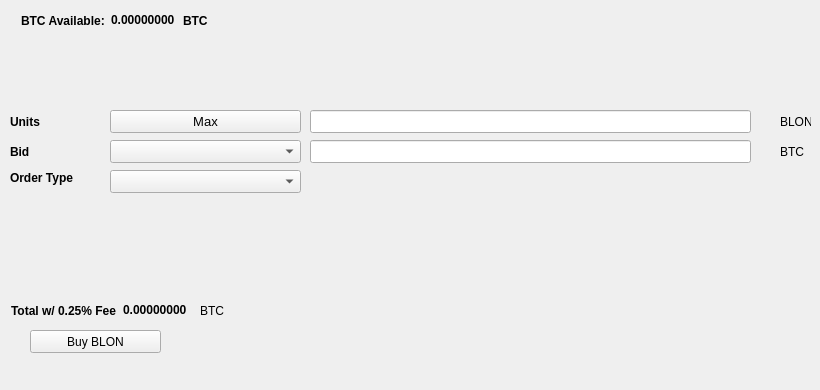
   <widget class="QWidget" name="BuyTab">
    <attribute name="title">
     <string>Buy</string>
    </attribute>
    <widget class="QPushButton" name="BuyBLON">
     <property name="geometry">
      <rect>
       <x>30</x>
       <y>330</y>
       <width>131</width>
       <height>23</height>
      </rect>
     </property>
     <property name="text">
      <string>Buy BLON</string>
     </property>
     <property name="icon">
      <iconset resource="../bitloanscoin.qrc">
       <normaloff>:/icons/bitcoin</normaloff>:/icons/bitcoin</iconset>
     </property>
    </widget>
    <widget class="QLabel" name="label_3">
     <property name="geometry">
      <rect>
       <x>10</x>
       <y>110</y>
       <width>46</width>
       <height>23</height>
      </rect>
     </property>
     <property name="font">
      <font>
       <weight>75</weight>
       <bold>true</bold>
      </font>
     </property>
     <property name="text">
      <string>Units</string>
     </property>
    </widget>
    <widget class="QLineEdit" name="UnitsInput">
     <property name="geometry">
      <rect>
       <x>310</x>
       <y>110</y>
       <width>441</width>
       <height>23</height>
      </rect>
     </property>
     <property name="font">
      <font>
       <pointsize>9</pointsize>
       <weight>75</weight>
       <bold>true</bold>
      </font>
     </property>
    </widget>
    <widget class="QLineEdit" name="BuyBidPriceEdit">
     <property name="geometry">
      <rect>
       <x>310</x>
       <y>140</y>
       <width>441</width>
       <height>23</height>
      </rect>
     </property>
     <property name="font">
      <font>
       <pointsize>9</pointsize>
       <weight>75</weight>
       <bold>true</bold>
      </font>
     </property>
    </widget>
    <widget class="QLabel" name="label_4">
     <property name="geometry">
      <rect>
       <x>780</x>
       <y>110</y>
       <width>31</width>
       <height>23</height>
      </rect>
     </property>
     <property name="text">
      <string>BLON</string>
     </property>
    </widget>
    <widget class="QLabel" name="label_5">
     <property name="geometry">
      <rect>
       <x>780</x>
       <y>140</y>
       <width>31</width>
       <height>23</height>
      </rect>
     </property>
     <property name="text">
      <string>BTC</string>
     </property>
    </widget>
    <widget class="QLabel" name="label_6">
     <property name="geometry">
      <rect>
       <x>10</x>
       <y>140</y>
       <width>46</width>
       <height>23</height>
      </rect>
     </property>
     <property name="font">
      <font>
       <weight>75</weight>
       <bold>true</bold>
      </font>
     </property>
     <property name="text">
      <string>Bid</string>
     </property>
    </widget>
    <widget class="QLabel" name="label_7">
     <property name="geometry">
      <rect>
       <x>10</x>
       <y>170</y>
       <width>91</width>
       <height>16</height>
      </rect>
     </property>
     <property name="font">
      <font>
       <weight>75</weight>
       <bold>true</bold>
      </font>
     </property>
     <property name="text">
      <string>Order Type</string>
     </property>
    </widget>
    <widget class="QPushButton" name="Buy_Max_Amount">
     <property name="geometry">
      <rect>
       <x>110</x>
       <y>110</y>
       <width>191</width>
       <height>23</height>
      </rect>
     </property>
     <property name="font">
      <font>
       <pointsize>10</pointsize>
      </font>
     </property>
     <property name="text">
      <string>Max</string>
     </property>
    </widget>
    <widget class="QComboBox" name="BuyBidcomboBox">
     <property name="geometry">
      <rect>
       <x>110</x>
       <y>140</y>
       <width>191</width>
       <height>23</height>
      </rect>
     </property>
     <property name="font">
      <font>
       <pointsize>10</pointsize>
      </font>
     </property>
    </widget>
    <widget class="QComboBox" name="buyOrdertypeCombo">
     <property name="geometry">
      <rect>
       <x>110</x>
       <y>170</y>
       <width>191</width>
       <height>23</height>
      </rect>
     </property>
     <property name="font">
      <font>
       <pointsize>10</pointsize>
      </font>
     </property>
    </widget>
    <widget class="QWidget" name="layoutWidget1">
     <property name="geometry">
      <rect>
       <x>21</x>
       <y>11</y>
       <width>227</width>
       <height>19</height>
      </rect>
     </property>
     <layout class="QHBoxLayout" name="horizontalLayout_3">
      <item>
       <widget class="QLabel" name="label232">
        <property name="font">
         <font>
          <weight>75</weight>
          <bold>true</bold>
         </font>
        </property>
        <property name="text">
         <string>BTC Available:</string>
        </property>
       </widget>
      </item>
      <item>
       <widget class="QLabel" name="BtcAvailableLbl">
        <property name="palette">
         <palette>
          <active>
           <colorrole role="WindowText">
            <brush brushstyle="SolidPattern">
             <color alpha="255">
              <red>0</red>
              <green>0</green>
              <blue>0</blue>
             </color>
            </brush>
           </colorrole>
           <colorrole role="Button">
            <brush brushstyle="SolidPattern">
             <color alpha="255">
              <red>0</red>
              <green>170</green>
              <blue>0</blue>
             </color>
            </brush>
           </colorrole>
           <colorrole role="Light">
            <brush brushstyle="SolidPattern">
             <color alpha="255">
              <red>0</red>
              <green>255</green>
              <blue>0</blue>
             </color>
            </brush>
           </colorrole>
           <colorrole role="Midlight">
            <brush brushstyle="SolidPattern">
             <color alpha="255">
              <red>0</red>
              <green>212</green>
              <blue>0</blue>
             </color>
            </brush>
           </colorrole>
           <colorrole role="Dark">
            <brush brushstyle="SolidPattern">
             <color alpha="255">
              <red>0</red>
              <green>85</green>
              <blue>0</blue>
             </color>
            </brush>
           </colorrole>
           <colorrole role="Mid">
            <brush brushstyle="SolidPattern">
             <color alpha="255">
              <red>0</red>
              <green>113</green>
              <blue>0</blue>
             </color>
            </brush>
           </colorrole>
           <colorrole role="Text">
            <brush brushstyle="SolidPattern">
             <color alpha="255">
              <red>0</red>
              <green>170</green>
              <blue>0</blue>
             </color>
            </brush>
           </colorrole>
           <colorrole role="BrightText">
            <brush brushstyle="SolidPattern">
             <color alpha="255">
              <red>255</red>
              <green>255</green>
              <blue>255</blue>
             </color>
            </brush>
           </colorrole>
           <colorrole role="ButtonText">
            <brush brushstyle="SolidPattern">
             <color alpha="255">
              <red>0</red>
              <green>0</green>
              <blue>0</blue>
             </color>
            </brush>
           </colorrole>
           <colorrole role="Base">
            <brush brushstyle="SolidPattern">
             <color alpha="255">
              <red>255</red>
              <green>255</green>
              <blue>255</blue>
             </color>
            </brush>
           </colorrole>
           <colorrole role="Window">
            <brush brushstyle="SolidPattern">
             <color alpha="255">
              <red>0</red>
              <green>170</green>
              <blue>0</blue>
             </color>
            </brush>
           </colorrole>
           <colorrole role="Shadow">
            <brush brushstyle="SolidPattern">
             <color alpha="255">
              <red>0</red>
              <green>0</green>
              <blue>0</blue>
             </color>
            </brush>
           </colorrole>
           <colorrole role="AlternateBase">
            <brush brushstyle="SolidPattern">
             <color alpha="255">
              <red>127</red>
              <green>212</green>
              <blue>127</blue>
             </color>
            </brush>
           </colorrole>
           <colorrole role="ToolTipBase">
            <brush brushstyle="SolidPattern">
             <color alpha="255">
              <red>255</red>
              <green>255</green>
              <blue>220</blue>
             </color>
            </brush>
           </colorrole>
           <colorrole role="ToolTipText">
            <brush brushstyle="SolidPattern">
             <color alpha="255">
              <red>0</red>
              <green>0</green>
              <blue>0</blue>
             </color>
            </brush>
           </colorrole>
          </active>
          <inactive>
           <colorrole role="WindowText">
            <brush brushstyle="SolidPattern">
             <color alpha="255">
              <red>0</red>
              <green>0</green>
              <blue>0</blue>
             </color>
            </brush>
           </colorrole>
           <colorrole role="Button">
            <brush brushstyle="SolidPattern">
             <color alpha="255">
              <red>0</red>
              <green>170</green>
              <blue>0</blue>
             </color>
            </brush>
           </colorrole>
           <colorrole role="Light">
            <brush brushstyle="SolidPattern">
             <color alpha="255">
              <red>0</red>
              <green>255</green>
              <blue>0</blue>
             </color>
            </brush>
           </colorrole>
           <colorrole role="Midlight">
            <brush brushstyle="SolidPattern">
             <color alpha="255">
              <red>0</red>
              <green>212</green>
              <blue>0</blue>
             </color>
            </brush>
           </colorrole>
           <colorrole role="Dark">
            <brush brushstyle="SolidPattern">
             <color alpha="255">
              <red>0</red>
              <green>85</green>
              <blue>0</blue>
             </color>
            </brush>
           </colorrole>
           <colorrole role="Mid">
            <brush brushstyle="SolidPattern">
             <color alpha="255">
              <red>0</red>
              <green>113</green>
              <blue>0</blue>
             </color>
            </brush>
           </colorrole>
           <colorrole role="Text">
            <brush brushstyle="SolidPattern">
             <color alpha="255">
              <red>0</red>
              <green>170</green>
              <blue>0</blue>
             </color>
            </brush>
           </colorrole>
           <colorrole role="BrightText">
            <brush brushstyle="SolidPattern">
             <color alpha="255">
              <red>255</red>
              <green>255</green>
              <blue>255</blue>
             </color>
            </brush>
           </colorrole>
           <colorrole role="ButtonText">
            <brush brushstyle="SolidPattern">
             <color alpha="255">
              <red>0</red>
              <green>0</green>
              <blue>0</blue>
             </color>
            </brush>
           </colorrole>
           <colorrole role="Base">
            <brush brushstyle="SolidPattern">
             <color alpha="255">
              <red>255</red>
              <green>255</green>
              <blue>255</blue>
             </color>
            </brush>
           </colorrole>
           <colorrole role="Window">
            <brush brushstyle="SolidPattern">
             <color alpha="255">
              <red>0</red>
              <green>170</green>
              <blue>0</blue>
             </color>
            </brush>
           </colorrole>
           <colorrole role="Shadow">
            <brush brushstyle="SolidPattern">
             <color alpha="255">
              <red>0</red>
              <green>0</green>
              <blue>0</blue>
             </color>
            </brush>
           </colorrole>
           <colorrole role="AlternateBase">
            <brush brushstyle="SolidPattern">
             <color alpha="255">
              <red>127</red>
              <green>212</green>
              <blue>127</blue>
             </color>
            </brush>
           </colorrole>
           <colorrole role="ToolTipBase">
            <brush brushstyle="SolidPattern">
             <color alpha="255">
              <red>255</red>
              <green>255</green>
              <blue>220</blue>
             </color>
            </brush>
           </colorrole>
           <colorrole role="ToolTipText">
            <brush brushstyle="SolidPattern">
             <color alpha="255">
              <red>0</red>
              <green>0</green>
              <blue>0</blue>
             </color>
            </brush>
           </colorrole>
          </inactive>
          <disabled>
           <colorrole role="WindowText">
            <brush brushstyle="SolidPattern">
             <color alpha="255">
              <red>0</red>
              <green>85</green>
              <blue>0</blue>
             </color>
            </brush>
           </colorrole>
           <colorrole role="Button">
            <brush brushstyle="SolidPattern">
             <color alpha="255">
              <red>0</red>
              <green>170</green>
              <blue>0</blue>
             </color>
            </brush>
           </colorrole>
           <colorrole role="Light">
            <brush brushstyle="SolidPattern">
             <color alpha="255">
              <red>0</red>
              <green>255</green>
              <blue>0</blue>
             </color>
            </brush>
           </colorrole>
           <colorrole role="Midlight">
            <brush brushstyle="SolidPattern">
             <color alpha="255">
              <red>0</red>
              <green>212</green>
              <blue>0</blue>
             </color>
            </brush>
           </colorrole>
           <colorrole role="Dark">
            <brush brushstyle="SolidPattern">
             <color alpha="255">
              <red>0</red>
              <green>85</green>
              <blue>0</blue>
             </color>
            </brush>
           </colorrole>
           <colorrole role="Mid">
            <brush brushstyle="SolidPattern">
             <color alpha="255">
              <red>0</red>
              <green>113</green>
              <blue>0</blue>
             </color>
            </brush>
           </colorrole>
           <colorrole role="Text">
            <brush brushstyle="SolidPattern">
             <color alpha="255">
              <red>0</red>
              <green>85</green>
              <blue>0</blue>
             </color>
            </brush>
           </colorrole>
           <colorrole role="BrightText">
            <brush brushstyle="SolidPattern">
             <color alpha="255">
              <red>255</red>
              <green>255</green>
              <blue>255</blue>
             </color>
            </brush>
           </colorrole>
           <colorrole role="ButtonText">
            <brush brushstyle="SolidPattern">
             <color alpha="255">
              <red>0</red>
              <green>85</green>
              <blue>0</blue>
             </color>
            </brush>
           </colorrole>
           <colorrole role="Base">
            <brush brushstyle="SolidPattern">
             <color alpha="255">
              <red>0</red>
              <green>170</green>
              <blue>0</blue>
             </color>
            </brush>
           </colorrole>
           <colorrole role="Window">
            <brush brushstyle="SolidPattern">
             <color alpha="255">
              <red>0</red>
              <green>170</green>
              <blue>0</blue>
             </color>
            </brush>
           </colorrole>
           <colorrole role="Shadow">
            <brush brushstyle="SolidPattern">
             <color alpha="255">
              <red>0</red>
              <green>0</green>
              <blue>0</blue>
             </color>
            </brush>
           </colorrole>
           <colorrole role="AlternateBase">
            <brush brushstyle="SolidPattern">
             <color alpha="255">
              <red>0</red>
              <green>170</green>
              <blue>0</blue>
             </color>
            </brush>
           </colorrole>
           <colorrole role="ToolTipBase">
            <brush brushstyle="SolidPattern">
             <color alpha="255">
              <red>255</red>
              <green>255</green>
              <blue>220</blue>
             </color>
            </brush>
           </colorrole>
           <colorrole role="ToolTipText">
            <brush brushstyle="SolidPattern">
             <color alpha="255">
              <red>0</red>
              <green>0</green>
              <blue>0</blue>
             </color>
            </brush>
           </colorrole>
          </disabled>
         </palette>
        </property>
        <property name="font">
         <font>
          <weight>75</weight>
          <bold>true</bold>
         </font>
        </property>
        <property name="text">
         <string>0.00000000</string>
        </property>
        <property name="textInteractionFlags">
         <set>Qt::LinksAccessibleByMouse|Qt::TextSelectableByKeyboard|Qt::TextSelectableByMouse</set>
        </property>
       </widget>
      </item>
      <item>
       <widget class="QLabel" name="BtcAvailableLbl_2">
        <property name="font">
         <font>
          <weight>75</weight>
          <bold>true</bold>
         </font>
        </property>
        <property name="text">
         <string>BTC</string>
        </property>
       </widget>
      </item>
     </layout>
    </widget>
    <widget class="QWidget" name="layoutWidge2">
     <property name="geometry">
      <rect>
       <x>11</x>
       <y>301</y>
       <width>259</width>
       <height>19</height>
      </rect>
     </property>
     <layout class="QHBoxLayout" name="horizontalLayout_4">
      <item>
       <widget class="QLabel" name="label_9">
        <property name="font">
         <font>
          <weight>75</weight>
          <bold>true</bold>
         </font>
        </property>
        <property name="text">
         <string>Total w/ 0.25% Fee</string>
        </property>
       </widget>
      </item>
      <item>
       <widget class="QLabel" name="BuyCostLabel">
        <property name="palette">
         <palette>
          <active>
           <colorrole role="WindowText">
            <brush brushstyle="SolidPattern">
             <color alpha="255">
              <red>0</red>
              <green>0</green>
              <blue>0</blue>
             </color>
            </brush>
           </colorrole>
           <colorrole role="Button">
            <brush brushstyle="SolidPattern">
             <color alpha="255">
              <red>0</red>
              <green>170</green>
              <blue>0</blue>
             </color>
            </brush>
           </colorrole>
           <colorrole role="Light">
            <brush brushstyle="SolidPattern">
             <color alpha="255">
              <red>0</red>
              <green>255</green>
              <blue>0</blue>
             </color>
            </brush>
           </colorrole>
           <colorrole role="Midlight">
            <brush brushstyle="SolidPattern">
             <color alpha="255">
              <red>0</red>
              <green>212</green>
              <blue>0</blue>
             </color>
            </brush>
           </colorrole>
           <colorrole role="Dark">
            <brush brushstyle="SolidPattern">
             <color alpha="255">
              <red>0</red>
              <green>85</green>
              <blue>0</blue>
             </color>
            </brush>
           </colorrole>
           <colorrole role="Mid">
            <brush brushstyle="SolidPattern">
             <color alpha="255">
              <red>0</red>
              <green>113</green>
              <blue>0</blue>
             </color>
            </brush>
           </colorrole>
           <colorrole role="Text">
            <brush brushstyle="SolidPattern">
             <color alpha="255">
              <red>0</red>
              <green>170</green>
              <blue>0</blue>
             </color>
            </brush>
           </colorrole>
           <colorrole role="BrightText">
            <brush brushstyle="SolidPattern">
             <color alpha="255">
              <red>255</red>
              <green>255</green>
              <blue>255</blue>
             </color>
            </brush>
           </colorrole>
           <colorrole role="ButtonText">
            <brush brushstyle="SolidPattern">
             <color alpha="255">
              <red>0</red>
              <green>0</green>
              <blue>0</blue>
             </color>
            </brush>
           </colorrole>
           <colorrole role="Base">
            <brush brushstyle="SolidPattern">
             <color alpha="255">
              <red>255</red>
              <green>255</green>
              <blue>255</blue>
             </color>
            </brush>
           </colorrole>
           <colorrole role="Window">
            <brush brushstyle="SolidPattern">
             <color alpha="255">
              <red>0</red>
              <green>170</green>
              <blue>0</blue>
             </color>
            </brush>
           </colorrole>
           <colorrole role="Shadow">
            <brush brushstyle="SolidPattern">
             <color alpha="255">
              <red>0</red>
              <green>0</green>
              <blue>0</blue>
             </color>
            </brush>
           </colorrole>
           <colorrole role="AlternateBase">
            <brush brushstyle="SolidPattern">
             <color alpha="255">
              <red>127</red>
              <green>212</green>
              <blue>127</blue>
             </color>
            </brush>
           </colorrole>
           <colorrole role="ToolTipBase">
            <brush brushstyle="SolidPattern">
             <color alpha="255">
              <red>255</red>
              <green>255</green>
              <blue>220</blue>
             </color>
            </brush>
           </colorrole>
           <colorrole role="ToolTipText">
            <brush brushstyle="SolidPattern">
             <color alpha="255">
              <red>0</red>
              <green>0</green>
              <blue>0</blue>
             </color>
            </brush>
           </colorrole>
          </active>
          <inactive>
           <colorrole role="WindowText">
            <brush brushstyle="SolidPattern">
             <color alpha="255">
              <red>0</red>
              <green>0</green>
              <blue>0</blue>
             </color>
            </brush>
           </colorrole>
           <colorrole role="Button">
            <brush brushstyle="SolidPattern">
             <color alpha="255">
              <red>0</red>
              <green>170</green>
              <blue>0</blue>
             </color>
            </brush>
           </colorrole>
           <colorrole role="Light">
            <brush brushstyle="SolidPattern">
             <color alpha="255">
              <red>0</red>
              <green>255</green>
              <blue>0</blue>
             </color>
            </brush>
           </colorrole>
           <colorrole role="Midlight">
            <brush brushstyle="SolidPattern">
             <color alpha="255">
              <red>0</red>
              <green>212</green>
              <blue>0</blue>
             </color>
            </brush>
           </colorrole>
           <colorrole role="Dark">
            <brush brushstyle="SolidPattern">
             <color alpha="255">
              <red>0</red>
              <green>85</green>
              <blue>0</blue>
             </color>
            </brush>
           </colorrole>
           <colorrole role="Mid">
            <brush brushstyle="SolidPattern">
             <color alpha="255">
              <red>0</red>
              <green>113</green>
              <blue>0</blue>
             </color>
            </brush>
           </colorrole>
           <colorrole role="Text">
            <brush brushstyle="SolidPattern">
             <color alpha="255">
              <red>0</red>
              <green>170</green>
              <blue>0</blue>
             </color>
            </brush>
           </colorrole>
           <colorrole role="BrightText">
            <brush brushstyle="SolidPattern">
             <color alpha="255">
              <red>255</red>
              <green>255</green>
              <blue>255</blue>
             </color>
            </brush>
           </colorrole>
           <colorrole role="ButtonText">
            <brush brushstyle="SolidPattern">
             <color alpha="255">
              <red>0</red>
              <green>0</green>
              <blue>0</blue>
             </color>
            </brush>
           </colorrole>
           <colorrole role="Base">
            <brush brushstyle="SolidPattern">
             <color alpha="255">
              <red>255</red>
              <green>255</green>
              <blue>255</blue>
             </color>
            </brush>
           </colorrole>
           <colorrole role="Window">
            <brush brushstyle="SolidPattern">
             <color alpha="255">
              <red>0</red>
              <green>170</green>
              <blue>0</blue>
             </color>
            </brush>
           </colorrole>
           <colorrole role="Shadow">
            <brush brushstyle="SolidPattern">
             <color alpha="255">
              <red>0</red>
              <green>0</green>
              <blue>0</blue>
             </color>
            </brush>
           </colorrole>
           <colorrole role="AlternateBase">
            <brush brushstyle="SolidPattern">
             <color alpha="255">
              <red>127</red>
              <green>212</green>
              <blue>127</blue>
             </color>
            </brush>
           </colorrole>
           <colorrole role="ToolTipBase">
            <brush brushstyle="SolidPattern">
             <color alpha="255">
              <red>255</red>
              <green>255</green>
              <blue>220</blue>
             </color>
            </brush>
           </colorrole>
           <colorrole role="ToolTipText">
            <brush brushstyle="SolidPattern">
             <color alpha="255">
              <red>0</red>
              <green>0</green>
              <blue>0</blue>
             </color>
            </brush>
           </colorrole>
          </inactive>
          <disabled>
           <colorrole role="WindowText">
            <brush brushstyle="SolidPattern">
             <color alpha="255">
              <red>0</red>
              <green>85</green>
              <blue>0</blue>
             </color>
            </brush>
           </colorrole>
           <colorrole role="Button">
            <brush brushstyle="SolidPattern">
             <color alpha="255">
              <red>0</red>
              <green>170</green>
              <blue>0</blue>
             </color>
            </brush>
           </colorrole>
           <colorrole role="Light">
            <brush brushstyle="SolidPattern">
             <color alpha="255">
              <red>0</red>
              <green>255</green>
              <blue>0</blue>
             </color>
            </brush>
           </colorrole>
           <colorrole role="Midlight">
            <brush brushstyle="SolidPattern">
             <color alpha="255">
              <red>0</red>
              <green>212</green>
              <blue>0</blue>
             </color>
            </brush>
           </colorrole>
           <colorrole role="Dark">
            <brush brushstyle="SolidPattern">
             <color alpha="255">
              <red>0</red>
              <green>85</green>
              <blue>0</blue>
             </color>
            </brush>
           </colorrole>
           <colorrole role="Mid">
            <brush brushstyle="SolidPattern">
             <color alpha="255">
              <red>0</red>
              <green>113</green>
              <blue>0</blue>
             </color>
            </brush>
           </colorrole>
           <colorrole role="Text">
            <brush brushstyle="SolidPattern">
             <color alpha="255">
              <red>0</red>
              <green>85</green>
              <blue>0</blue>
             </color>
            </brush>
           </colorrole>
           <colorrole role="BrightText">
            <brush brushstyle="SolidPattern">
             <color alpha="255">
              <red>255</red>
              <green>255</green>
              <blue>255</blue>
             </color>
            </brush>
           </colorrole>
           <colorrole role="ButtonText">
            <brush brushstyle="SolidPattern">
             <color alpha="255">
              <red>0</red>
              <green>85</green>
              <blue>0</blue>
             </color>
            </brush>
           </colorrole>
           <colorrole role="Base">
            <brush brushstyle="SolidPattern">
             <color alpha="255">
              <red>0</red>
              <green>170</green>
              <blue>0</blue>
             </color>
            </brush>
           </colorrole>
           <colorrole role="Window">
            <brush brushstyle="SolidPattern">
             <color alpha="255">
              <red>0</red>
              <green>170</green>
              <blue>0</blue>
             </color>
            </brush>
           </colorrole>
           <colorrole role="Shadow">
            <brush brushstyle="SolidPattern">
             <color alpha="255">
              <red>0</red>
              <green>0</green>
              <blue>0</blue>
             </color>
            </brush>
           </colorrole>
           <colorrole role="AlternateBase">
            <brush brushstyle="SolidPattern">
             <color alpha="255">
              <red>0</red>
              <green>170</green>
              <blue>0</blue>
             </color>
            </brush>
           </colorrole>
           <colorrole role="ToolTipBase">
            <brush brushstyle="SolidPattern">
             <color alpha="255">
              <red>255</red>
              <green>255</green>
              <blue>220</blue>
             </color>
            </brush>
           </colorrole>
           <colorrole role="ToolTipText">
            <brush brushstyle="SolidPattern">
             <color alpha="255">
              <red>0</red>
              <green>0</green>
              <blue>0</blue>
             </color>
            </brush>
           </colorrole>
          </disabled>
         </palette>
        </property>
        <property name="font">
         <font>
          <weight>75</weight>
          <bold>true</bold>
         </font>
        </property>
        <property name="autoFillBackground">
         <bool>false</bool>
        </property>
        <property name="text">
         <string>0.00000000</string>
        </property>
        <property name="textInteractionFlags">
         <set>Qt::LinksAccessibleByMouse|Qt::TextSelectableByMouse</set>
        </property>
       </widget>
      </item>
      <item>
       <widget class="QLabel" name="label_10">
        <property name="font">
         <font>
          <weight>50</weight>
          <bold>false</bold>
         </font>
        </property>
        <property name="text">
         <string>BTC</string>
        </property>
       </widget>
      </item>
     </layout>
    </widget>
    <widget class="QLabel" name="label_24">
     <property name="geometry">
      <rect>
       <x>460</x>
       <y>300</y>
       <width>281</width>
       <height>81</height>
      </rect>
     </property>
     <property name="text">
      <string/>
     </property>
     <property name="pixmap">
      <pixmap>:/images/bittrex</pixmap>
     </property>
    </widget>
   </widget>
